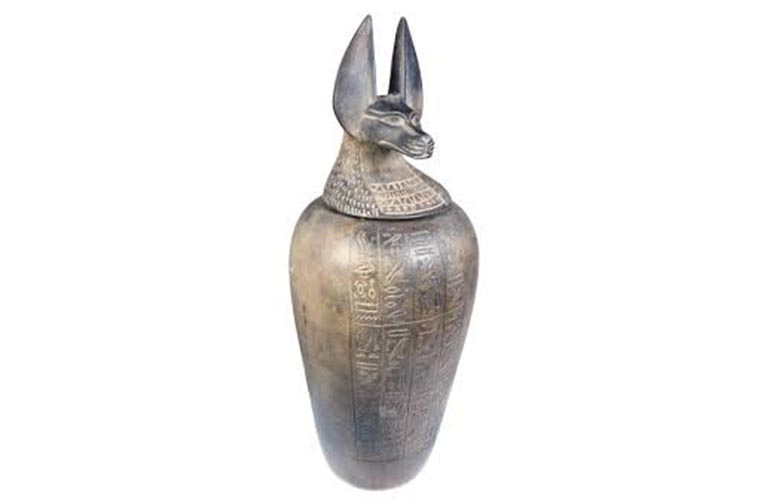
#> input picture Canopic-Jar.jpg, 770 x 500 px, given in place of tracking1.avi, which was not available
$ jupyter execute ch14.ipynb
#> lines starting #> are read from the running program, lines starting #| are printed output that depends on the picture; after the words box and inside, x2 and y2 are one past the last pixel; in counts of white or black regions, pixels touching at a corner belong together; pictures that were not available may be replaced by others from this repository, and a replacement may not be noted
[cell 1]
import cv2
import numpy as np

cap = cv2.VideoCapture('tracking1.avi')

while(cap.isOpened()):
    # Take each frame
    ret, frame = cap.read()
#> frame is the input picture: shape (500, 770, 3); mean B, G, R 236.6, 237.4, 238.7
    if ret == False:
        break
    # Convert BGR to HSV
    hsv = cv2.cvtColor(frame, cv2.COLOR_BGR2HSV)
#> hsv: shape (500, 770, 3); mean H, S, V 10.4, 4.5, 239
    # define range of blue color in HSV
    lower_blue = np.array([0,100,50])
    upper_blue = np.array([20,255,255])
    # Threshold the HSV image to get only blue colors
    mask = cv2.inRange(hsv, lower_blue, upper_blue)
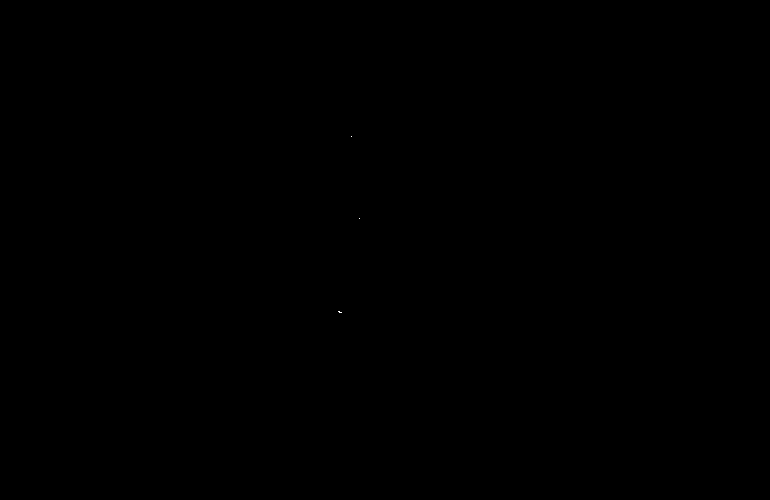
#> mask: shape (500, 770); 0% white in thin lines or dots, all inside (x1, y1, x2, y2) = (338, 136, 360, 313)
    # Bitwise-AND mask and original image
    res = cv2.bitwise_and(frame,frame, mask= mask)
    cv2.imshow('frame',frame)
    cv2.imshow('mask',mask)
    cv2.imshow('res',res)
    k = cv2.waitKey(25) & 0xFF
#> (key Esc is pressed here)
    if k == 27:
        break

cap.release()
cv2.destroyAllWindows()

[cell 2]
import cv2
import numpy as np
from matplotlib import pyplot as plt

[cell 3]
img = cv2.imread('sIMG_2180.jpg',0)
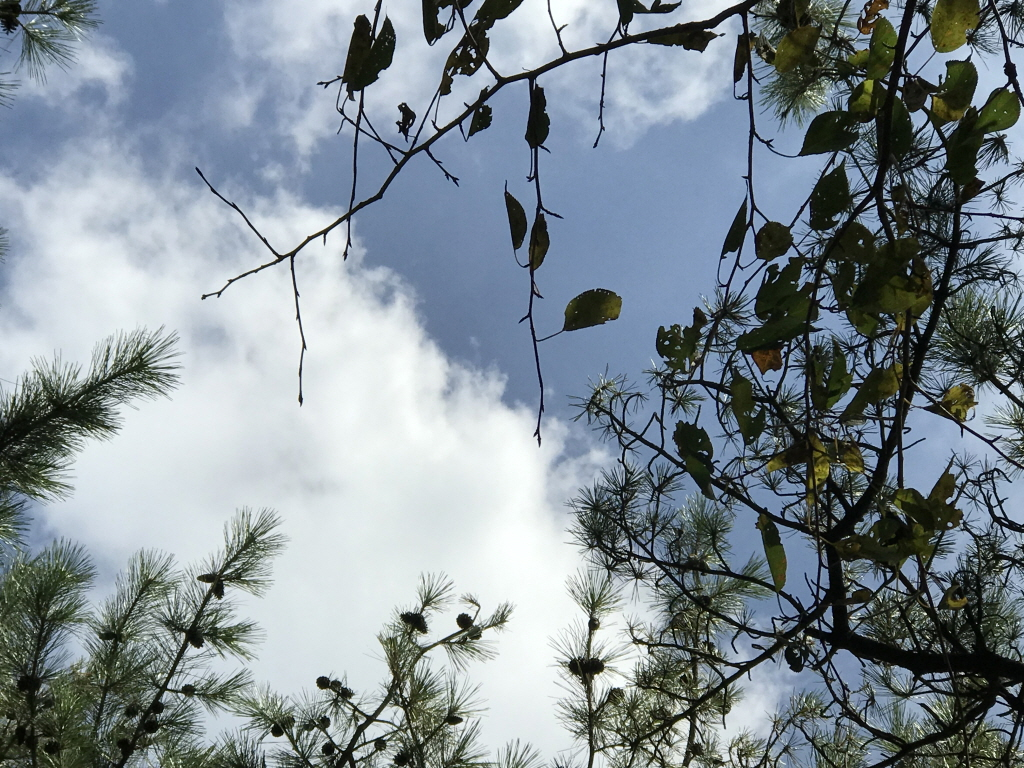
#> input picture sIMG_2180.jpg, 1024 x 768 px
#> img: shape (768, 1024); min 0, max 255, mean 138.6
ret,thresh1 = cv2.threshold(img,127,255,cv2.THRESH_BINARY)
#> thresh1: shape (768, 1024); 63.2% white; 1139 black regions (1116 under 20 px), largest, box (x1, y1, x2, y2) and area: (195, 0, 1024, 768) 220093, (0, 338, 508, 768) 56415, (0, 0, 196, 126) 8734

[cell 4]
titles = ['Original Image','BINARY']
images = [img, thresh1]
for i in range(2):
    plt.subplot(1,2,i+1),plt.imshow(images[i],'gray')
    plt.title(titles[i])
    plt.xticks([]),plt.yticks([])

plt.show()

[cell 5]
import cv2
import numpy as np
from matplotlib import pyplot as plt
img = cv2.imread('sIMG_2180.jpg',0)
#img = cv2.medianBlur(img,5)
ret,th1 = cv2.threshold(img,127,255,cv2.THRESH_BINARY)
th2 = cv2.adaptiveThreshold(img,255,cv2.ADAPTIVE_THRESH_MEAN_C,\
cv2.THRESH_BINARY,11,2)
#> th2: shape (768, 1024); 65.6% white; 9356 black regions (8898 under 20 px), largest, box (x1, y1, x2, y2) and area: (195, 0, 1024, 768) 155259, (0, 505, 518, 768) 41666, (0, 323, 187, 526) 9814
th3 = cv2.adaptiveThreshold(img,255,cv2.ADAPTIVE_THRESH_GAUSSIAN_C,\
cv2.THRESH_BINARY,11,2)
#> th3: shape (768, 1024); 68.4% white; 12360 black regions (11921 under 20 px), largest, box (x1, y1, x2, y2) and area: (195, 0, 1024, 768) 144212, (0, 505, 514, 768) 41638, (0, 323, 187, 526) 9715
mbth3 = cv2.medianBlur(th3, 5)
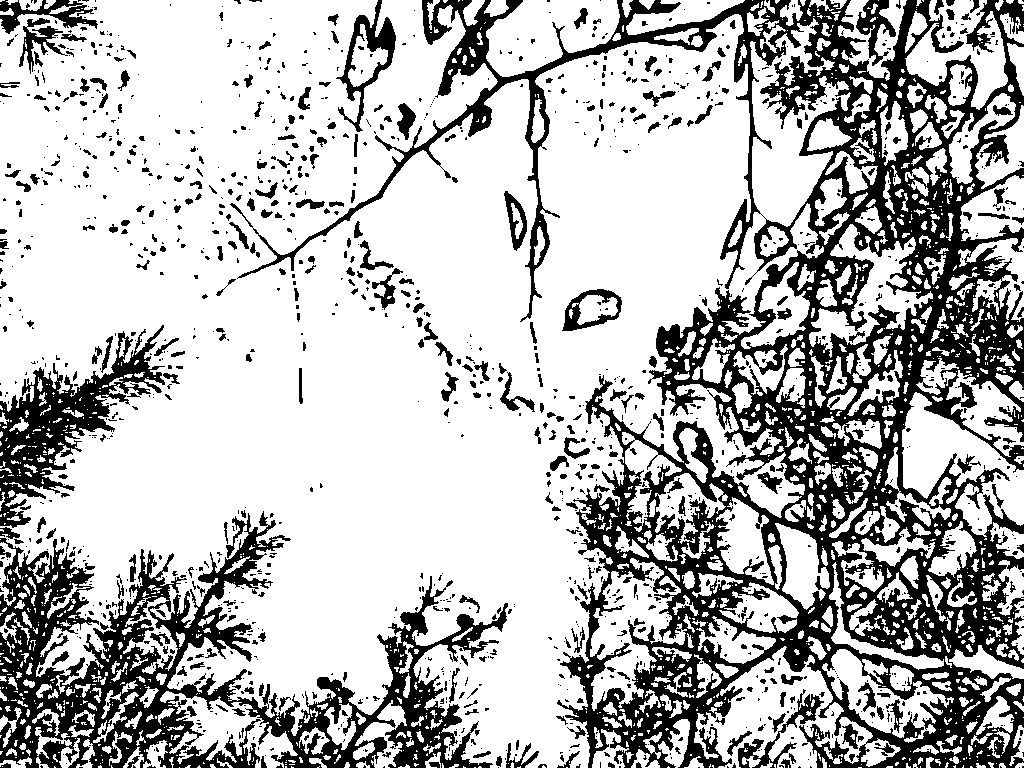
#> mbth3: shape (768, 1024); 72.1% white; 1477 black regions (1104 under 20 px), largest, box (x1, y1, x2, y2) and area: (230, 0, 1024, 768) 136232, (0, 511, 508, 768) 40362, (0, 325, 165, 528) 9785
titles = ['Original Image', 'Global Thresholding (v = 127)',
'Adaptive Mean Thresholding', 'Adaptive Gaussian Thresholding']
images = [img, th1, th2, mbth3]
plt.figure(figsize=(10, 8))
for i in range(4):
    plt.subplot(2,2,i+1),plt.imshow(images[i],'gray')
    plt.title(titles[i])
    plt.xticks([]),plt.yticks([])
plt.show()

[cell 6]
import cv2
import numpy as np
from matplotlib import pyplot as plt
img = cv2.imread('sIMG_2168.jpg',0)
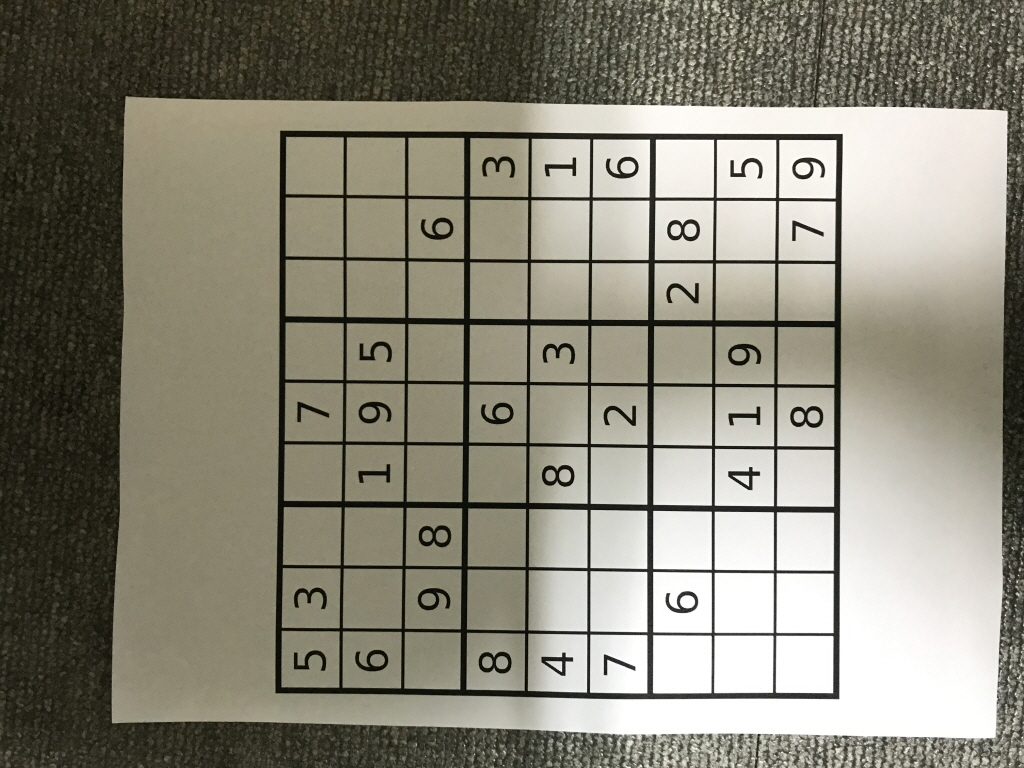
#> input picture sIMG_2168.jpg, 1024 x 768 px
#> img: shape (768, 1024); min 2, max 255, mean 133.4
# global thresholding
ret1,th1 = cv2.threshold(img,127,255,cv2.THRESH_BINARY)
#> th1: shape (768, 1024); 64.3% white; 1651 black regions (1570 under 20 px), largest, box (x1, y1, x2, y2) and area: (0, 0, 1024, 768) 212105, (274, 130, 843, 699) 51327, (831, 735, 897, 768) 840
# Otsu's thresholding
ret2,th2 = cv2.threshold(img,0,255,cv2.THRESH_BINARY+cv2.THRESH_OTSU)
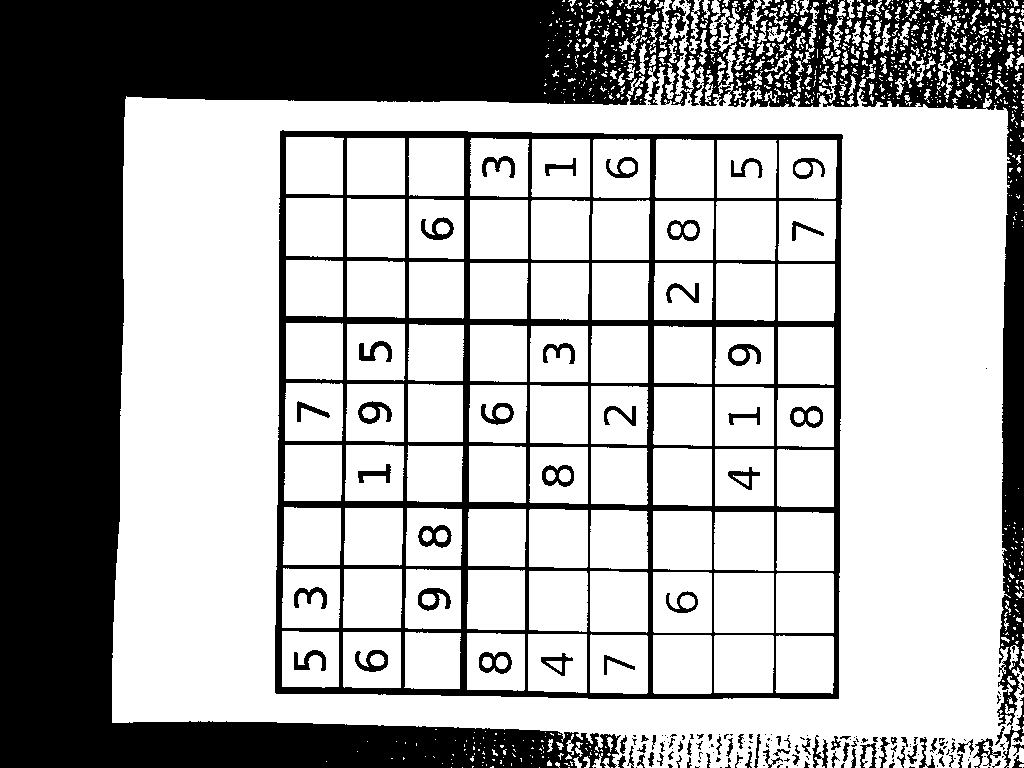
#> th2: shape (768, 1024); 66.7% white; 234 black regions (139 under 20 px), largest, box (x1, y1, x2, y2) and area: (0, 0, 1024, 768) 200577, (275, 130, 843, 699) 48421, (418, 525, 452, 548) 399
#> ret2 = 111
# Otsu's thresholding after Gaussian filtering
blur = cv2.GaussianBlur(img,(5,5),0)
ret3,th3 = cv2.threshold(blur,0,255,cv2.THRESH_BINARY+cv2.THRESH_OTSU)
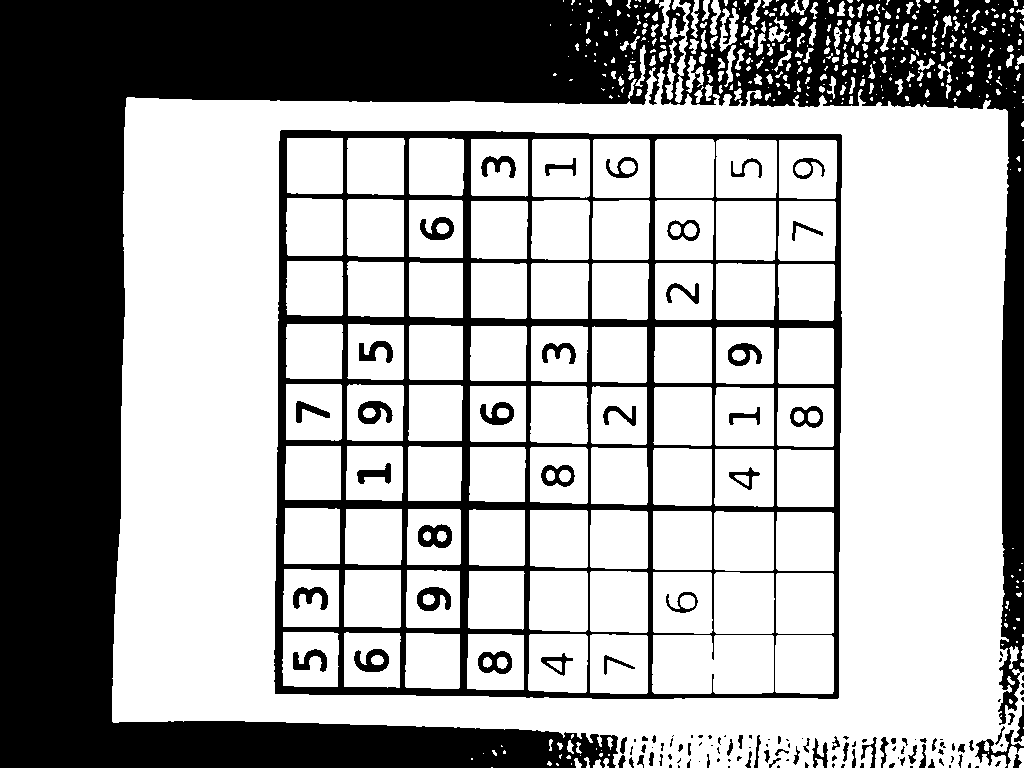
#> th3: shape (768, 1024); 65.2% white; 144 black regions (64 under 20 px), largest, box (x1, y1, x2, y2) and area: (0, 0, 1024, 768) 206060, (274, 130, 842, 699) 54281, (418, 524, 452, 548) 532
#> ret3 = 115
# plot all the images and their histograms
images = [img, 0, th1,
img, 0, th2,
blur, 0, th3]
titles = ['Original Noisy Image','Histogram','Global Thresholding (v=127)',
'Original Noisy Image','Histogram',"Otsu's Thresholding",
'Gaussian filtered Image','Histogram',"Otsu's Thresholding"]
for i in range(3):
    plt.subplot(3,3,i*3+1),plt.imshow(images[i*3],'gray')
    plt.title(titles[i*3]), plt.xticks([]), plt.yticks([])
    plt.subplot(3,3,i*3+2),plt.hist(images[i*3].ravel(),256)
    plt.title(titles[i*3+1]), plt.xticks([]), plt.yticks([])
    plt.subplot(3,3,i*3+3),plt.imshow(images[i*3+2],'gray')
    plt.title(titles[i*3+2]), plt.xticks([]), plt.yticks([])
plt.show()
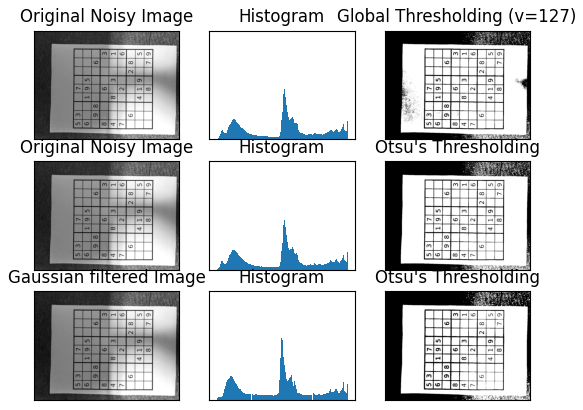
#> figure drawn by matplotlib, 9 panels

[cell 7]
img = cv2.imread('sIMG_2168.jpg',0)
blur = cv2.GaussianBlur(img,(5,5),0)
# find normalized_histogram, and its cumulative distribution function
hist = cv2.calcHist([blur],[0],None,[256],[0,256])
#> hist = 256 values, max 29907 at index 255, min 0 at index 0, mean 3072
hist_norm = hist.ravel()/hist.max()
#> hist_norm = 256 values, max 1 at index 255, min 0 at index 0, mean 0.103
Q = hist_norm.cumsum()
#> Q = 256 values from 0 to 26.3
bins = np.arange(256)
fn_min = np.inf
thresh = -1
for i in range(1,256):
    p1,p2 = np.hsplit(hist_norm,[i]) # probabilities
    q1,q2 = Q[i],Q[255]-Q[i] # cum sum of classes
    b1,b2 = np.hsplit(bins,[i]) # weights
    # finding means and variances
    m1,m2 = np.sum(p1*b1)/q1, np.sum(p2*b2)/q2
    v1,v2 = np.sum(((b1-m1)**2)*p1)/q1,np.sum(((b2-m2)**2)*p2)/q2
    # calculates the minimization function
    fn = v1*q1 + v2*q2
    if fn < fn_min:
        fn_min = fn
    thresh = i
#> this loop made 255 passes
#> (p1, q1, q2, m1, m2, v1, v2, fn) on passes 10 to 13: ([0, 0, 0, 0, 0, 0, 0, 0, 0, 0], 0.0001, 26.3, 0, 133.4, 0, 4836.3, 127174.5), ([0, 0, 0, 0, 0, 0, 0, 0, 0, 0, 0.0001], 0.00117, 26.29, 0.857, 133.4, 7.17, 4836.4, 127172.9), ([0, 0, 0, 0, 0, 0, 0, 0, 0, 0, 0.0001, 0.00107], 0.00712, 26.29, 1.79, 133.5, 13.68, 4836.9, 127157), ([0, 0, 0, 0, 0, 0, 0, 0, 0, 0, 0.0001, 0.00107, 0.00595], 0.024, 26.27, 3.51, 133.5, 20.57, 4836.7, 127069.8)
#> (q1, q2, m1, m2, v1, v2, fn, fn_min) on passes 14 to 19: (0.0514, 26.24, 5.9, 133.7, 21.4, 4832.4, 126826, 126826), (0.0822, 26.21, 8.36, 133.8, 16.08, 4823.2, 126434.7, 126434.7), (0.116, 26.18, 9.89, 134, 12.56, 4812.9, 126000.9, 126000.9), (0.151, 26.14, 11.18, 134.1, 10, 4801.3, 125528.5, 125528.5), (0.183, 26.11, 12.54, 134.3, 7.43, 4788.6, 125046.4, 125046.4), (0.212, 26.08, 13.44, 134.4, 6.72, 4777.8, 124624.5, 124624.5)

# find otsu's threshold value with OpenCV function
ret, otsu = cv2.threshold(blur,0,255,cv2.THRESH_BINARY+cv2.THRESH_OTSU)
print (thresh,ret)
#| 255 115.0
